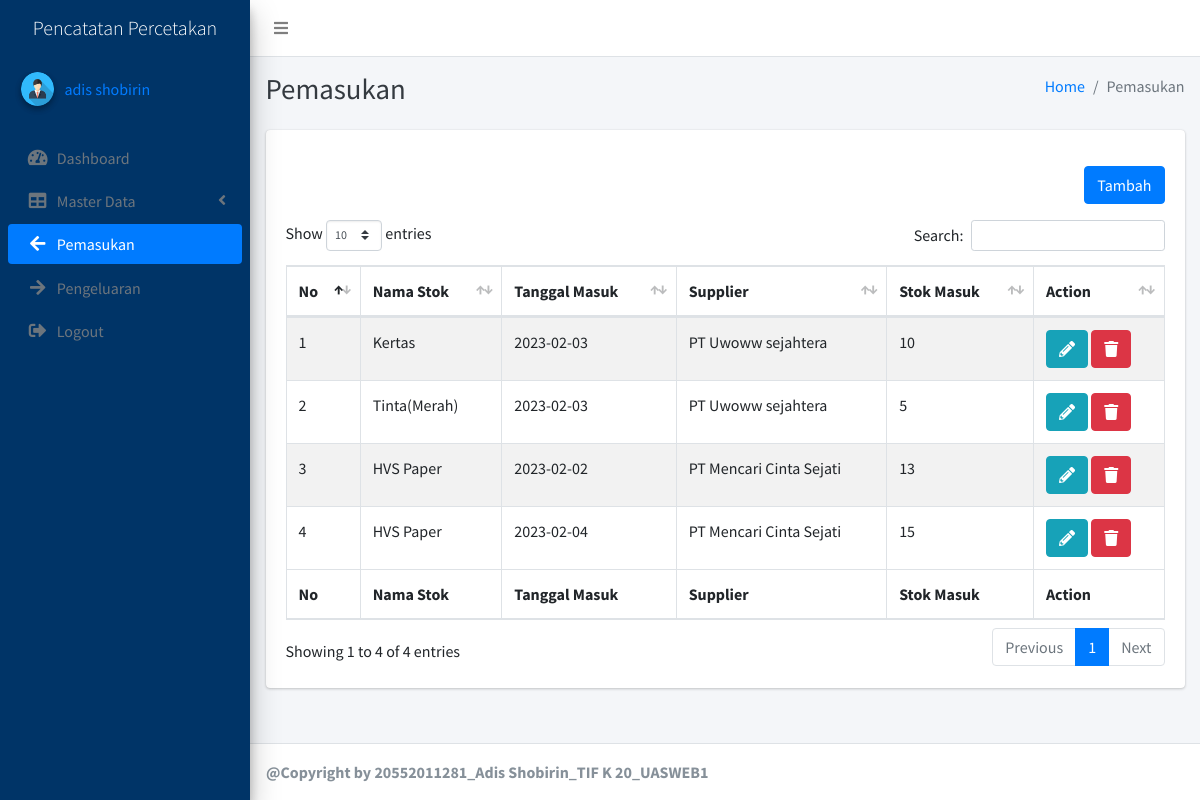
The app's page /pages/pemasukan/pemasukan.php (signed in) with its own data.
### tables this page shows
CREATE TABLE `pengguna` (
  `id` int(11) NOT NULL,
  `nama_lengkap` varchar(150) NOT NULL,
  `username` varchar(100) NOT NULL,
  `password` varchar(100) NOT NULL
);

CREATE TABLE `pemasukan` (
  `id` int(11) NOT NULL,
  `id_stok` int(11) NOT NULL,
  `tgl_pemasukan` date NOT NULL,
  `id_supplier` int(11) NOT NULL,
  `stok_pemasukan` int(11) NOT NULL
);

CREATE TABLE `stok` (
  `id` int(11) NOT NULL,
  `nama_stok` varchar(250) NOT NULL,
  `merk` varchar(150) NOT NULL,
  `jenis` varchar(150) NOT NULL,
  `lokasi` text NOT NULL,
  `stok` int(11) NOT NULL
);

CREATE TABLE `supplier` (
  `id` int(11) NOT NULL,
  `nama` varchar(150) NOT NULL,
  `alamat` text NOT NULL,
  `no_telp` varchar(30) NOT NULL
);

### pages/pemasukan/pemasukan.php (the view, shortened to what this page needs)
<?php
include('../../connectDB.php');
if ($_SESSION['session']) {
    $id = $_SESSION['session'];
    $sql = mysqli_query($connect, "SELECT * FROM pengguna WHERE id='$id'");
    $data = mysqli_fetch_assoc($sql);
}
?>
<!DOCTYPE html>
<html>
<head>
    <link rel="stylesheet" href="../../plugins/fontawesome-free/css/all.min.css">
    <link rel="stylesheet" href="https://code.ionicframework.com/ionicons/2.0.1/css/ionicons.min.css">
    <link rel="stylesheet" href="../../plugins/datatables-bs4/css/dataTables.bootstrap4.min.css">
    <link rel="stylesheet" href="../../plugins/datatables-responsive/css/responsive.bootstrap4.min.css">
    <link rel="stylesheet" href="../../plugins/tempusdominus-bootstrap-4/css/tempusdominus-bootstrap-4.min.css">
    <link rel="stylesheet" href="../../dist/css/adminlte.min.css">
</head>
<body class="hold-transition sidebar-mini layout-fixed">
    <div class="wrapper">
        <nav class="main-header navbar navbar-expand navbar-white navbar-light">
            <ul class="navbar-nav">
                <li class="nav-item">
                    <a class="nav-link" data-widget="pushmenu" href="#" role="button"><i class="fas fa-bars"></i></a>
                </li>
            </ul>
        </nav>
        <aside class="main-sidebar elevation-4" style="background-color: #003467;">
            <a href="../../index.php" class="brand-link text-center text-white">
                <span class="brand-text font-weight-light">Pencatatan Percetakan</span>
            </a>
            <div class="sidebar">
                <div class="user-panel mt-3 pb-3 mb-3 d-flex">
                    <div class="image">
                        <img src="../../dist/img/user.png" class="img-circle elevation-2" alt="User Image">
                    </div>
                    <div class="info">
                        <a href="../profile/profile.php" class="d-block">
                            <?php echo $data['nama_lengkap']; ?>
                        </a>
                    </div>
                </div>
                <nav class="mt-2">
                    <ul class="nav nav-pills nav-sidebar flex-column" data-widget="treeview" role="menu"
                        data-accordion="false">
                        <li class="nav-item">
                            <a href="../../index.php" class="nav-link">
                                <i class="nav-icon fas fa-tachometer-alt"></i>
                                <p>
                                    Dashboard
                                </p>
                            </a>
                        </li>
                        <li class="nav-item has-treeview">
                            <a href="#" class="nav-link">
                                <i class="nav-icon fas fa-table"></i>
                                <p>
                                    Master Data
                                    <i class="fas fa-angle-left right"></i>
                                </p>
                            </a>
                        </li>
                        <li class="nav-item">
                            <a href="pemasukan.php" class="nav-link active">
                                <i class="nav-icon fas fa-arrow-left"></i>
                                <p>
                                    Pemasukan
                                </p>
                            </a>
                        </li>
                        <li class="nav-item">
                            <a href="../pengeluaran/pengeluaran.php" class="nav-link">
                                <i class="nav-icon fas fa-arrow-right"></i>
                                <p>
                                    Pengeluaran
                                </p>
                            </a>
                        </li>
                        <li class="nav-item">
                            <a href="../login/logout.php" class="nav-link">
                                <i class="nav-icon fas fa-sign-out-alt"></i>
                                <p>
                                    Logout
                                </p>
                            </a>
                        </li>
                    </ul>
                </nav>
            </div>
        </aside>
        <div class="content-wrapper">
            <div class="content-header">
                <div class="container-fluid">
                    <div class="row mb-2">
                        <div class="col-sm-6">
                            <h1 class="m-0 text-dark">Pemasukan</h1>
                        </div>
                        <div class="col-sm-6">
                            <ol class="breadcrumb float-sm-right">
                                <li class="breadcrumb-item"><a href="#">Home</a></li>
                                <li class="breadcrumb-item active">Pemasukan</li>
                            </ol>
                        </div>
                    </div>
                </div>
            </div>
            <section class="content">
                <div class="container-fluid">
                    <div class="row">
                        <div class="col-12">
                            <div class="card">
                                <div class="card-body">
                                    <div class="my-3 w-100 d-flex justify-content-end">
                                        <a href="tambahPemasukan.php" class="btn btn-primary">Tambah</a>
                                    </div>
                                    <table id="example1" class="table table-bordered table-striped">
                                        <thead>
                                            <tr>
                                                <th>No</th>
                                                <th>Nama Stok</th>
                                                <th>Tanggal Masuk</th>
                                                <th>Supplier</th>
                                                <th>Stok Masuk</th>
                                                <th>Action</th>
                                            </tr>
                                        </thead>
                                        <tbody>
                                            <?php
                                            $no = 1;
                                            $sql = mysqli_query($connect, "SELECT p.id, s.nama_stok, p.tgl_pemasukan, sp.nama, p.stok_pemasukan FROM `pemasukan` p INNER JOIN stok s ON p.id_stok = s.id INNER JOIN supplier sp ON p.id_supplier = sp.id");
                                            while ($data = mysqli_fetch_assoc($sql)) {
                                                ?>
                                                <tr>
                                                    <td>
                                                        <?php echo $no++ ?>
                                                    </td>
                                                    <td>
                                                        <?php echo $data['nama_stok'] ?>
                                                    </td>
                                                    <td>
                                                        <?php echo $data['tgl_pemasukan'] ?>
                                                    </td>
                                                    <td>
                                                        <?php echo $data['nama'] ?>
                                                    </td>
                                                    <td>
                                                        <?php echo $data['stok_pemasukan'] ?>
                                                    </td>
                                                    <td>
                                                        <a href="editPemasukan.php?id=<?php echo $data['id'] ?>"
                                                            class="btn btn-info">
                                                            <i class="fas fa-pencil-alt"></i>
                                                        </a>
                                                        <a href="hapusPemasukan.php?id=<?php echo $data['id'] ?>"
                                                            class="btn btn-danger">
                                                            <i class="fas fa-trash"></i>
                                                        </a>
                                                    </td>
                                                </tr>
                                                <?php
                                            }
                                            ?>
                                        </tbody>
                                        <tfoot>
                                            <tr>
                                                <th>No</th>
                                                <th>Nama Stok</th>
                                                <th>Tanggal Masuk</th>
                                                <th>Supplier</th>
                                                <th>Stok Masuk</th>
                                                <th>Action</th>
                                            </tr>
                                        </tfoot>
                                    </table>
                                </div>
                            </div>
                        </div>
                    </div>
                </div>
            </section>
        </div>
        <footer class="main-footer">
                  <strong>@Copyright by 20552011281_Adis Shobirin_TIF K 20_UASWEB1</strong>
        </footer>
    </div>
</body>

### records on screen
pengguna: nama_lengkap "adis shobirin"
pemasukan: id_stok.nama_stok "Kertas", tgl_pemasukan "2023-02-03", id_supplier.nama "PT Uwoww sejahtera", stok_pemasukan "10"
pemasukan: id_stok.nama_stok "Tinta(Merah)", tgl_pemasukan "2023-02-03", id_supplier.nama "PT Uwoww sejahtera", stok_pemasukan "5"
pemasukan: id_stok.nama_stok "HVS Paper", tgl_pemasukan "2023-02-02", id_supplier.nama "PT Mencari Cinta Sejati", stok_pemasukan "13"
pemasukan: id_stok.nama_stok "HVS Paper", tgl_pemasukan "2023-02-04", id_supplier.nama "PT Mencari Cinta Sejati", stok_pemasukan "15"
